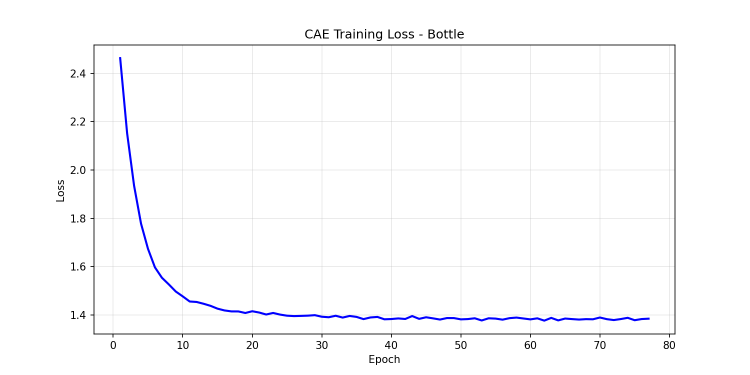
#> input picture outputs/figures/CAE/cae_bottle_loss_curve.png, 1500 x 750 px (shown at 1/2 size); its folder holds only this picture in this run
$ python make_professional_collages.py
#> lines starting #> are read from the running program, lines starting #| are printed output that depends on the picture
from pathlib import Path
from PIL import Image, ImageDraw, ImageFont
import argparse
import math
import re
import textwrap


FOLDER_DESCRIPTIONS = {
    "CAE": "Convolutional Autoencoder results across MVTec AD categories, including training behavior and reconstruction quality.",
    "DAE": "Denoising Autoencoder training results across MVTec AD categories.",
    "VAE": "Variational Autoencoder training results across MVTec AD categories.",
    "SKIP CAE": "Skip-connection CAE results, including loss curves, ROC curves, anomaly scores, and reconstruction examples.",
    "PATCHCORE": "PatchCore anomaly detection ROC curves across MVTec AD categories.",
    "CNN": "CNN classification performance visualizations, including training curves and confusion matrix.",
    "CROSS DATASET": "Cross-dataset generalization results and performance visualizations.",
    "NEU": "NEU surface defect dataset category and distribution visualizations.",
}


SECTION_RULES = [
    ("Dataset Overview", ["dataset", "categories", "distribution", "samples"]),
    ("Training Curves", ["training", "train", "loss_curve"]),
    ("Loss Curves", ["loss"]),
    ("Reconstructions", ["reconstruction", "reconstructions"]),
    ("ROC Curves", ["roc"]),
    ("Anomaly Scores", ["scores"]),
    ("Performance Comparison", ["comparison", "bar", "heatmap", "radar", "metrics", "performance"]),
    ("Generalization", ["generalization", "cross_dataset"]),
    ("Confusion Matrix", ["confusion"]),
    ("Other Figures", []),
]


def safe_filename(name: str) -> str:
    name = name.strip().replace(" ", "_")
    return re.sub(r"[^A-Za-z0-9_\-]", "", name)


def load_font(size: int, bold: bool = False):
    candidates = []

    if bold:
        candidates = [
            "arialbd.ttf",
            "Arial Bold.ttf",
            "DejaVuSans-Bold.ttf",
        ]
    else:
        candidates = [
            "arial.ttf",
            "Arial.ttf",
            "DejaVuSans.ttf",
        ]

    for font_name in candidates:
        try:
            return ImageFont.truetype(font_name, size)
        except:
            pass

    return ImageFont.load_default()


def detect_section(file: Path) -> str:
    stem = file.stem.lower()

    for section, keywords in SECTION_RULES:
        if not keywords:
            continue
        if any(keyword in stem for keyword in keywords):
            return section

    return "Other Figures"


def section_sort_key(file: Path):
    section = detect_section(file)
    section_order = [name for name, _ in SECTION_RULES]
    return section_order.index(section), file.stem.lower()


def pretty_caption(file: Path, folder_name: str) -> str:
    stem = file.stem

    # Remove repeated model prefix from captions
    prefixes = [
        folder_name.lower().replace(" ", "_"),
        "cae",
        "dae",
        "vae",
        "skip_cae",
        "patchcore",
        "cnn",
        "cross_dataset",
        "neu",
    ]

    clean = stem.lower()

    for prefix in prefixes:
        if clean.startswith(prefix + "_"):
            clean = clean[len(prefix) + 1:]

    clean = clean.replace("_", " ")

    replacements = {
        "roc": "ROC curve",
        "auc": "AUC",
        "mvtec": "MVTec",
        "neu": "NEU",
        "cae": "CAE",
        "dae": "DAE",
        "vae": "VAE",
        "cnn": "CNN",
    }

    words = []
    for word in clean.split():
        words.append(replacements.get(word, word.capitalize()))

    return " ".join(words)


def draw_wrapped_text(draw, text, xy, font, fill, max_width_chars, line_spacing=6):
    x, y = xy
    lines = textwrap.wrap(text, width=max_width_chars)

    for line in lines:
        draw.text((x, y), line, font=font, fill=fill)
        bbox = draw.textbbox((x, y), line, font=font)
        y += (bbox[3] - bbox[1]) + line_spacing

    return y


def draw_panel_label(draw, label, box, font):
    x, y, w, h = box
    pad = 10

    label_bbox = draw.textbbox((0, 0), label, font=font)
    label_w = label_bbox[2] - label_bbox[0] + 2 * pad
    label_h = label_bbox[3] - label_bbox[1] + 2 * pad

    draw.rounded_rectangle(
        [x + 12, y + 12, x + 12 + label_w, y + 12 + label_h],
        radius=10,
        fill=(30, 30, 30),
    )
    draw.text((x + 12 + pad, y + 12 + pad - 2), label, font=font, fill="white")


def make_professional_collage(
    folder: Path,
    output_file: Path,
    cols: int = 4,
    thumb_w: int = 720,
    thumb_h: int = 500,
    dpi: int = 300,
):
    image_files = sorted(folder.glob("*.png"), key=section_sort_key)

    if not image_files:
        print(f"Skipping {folder.name}: no PNG files found.")
        return

    folder_name = folder.name
    description = FOLDER_DESCRIPTIONS.get(
        folder_name,
        f"Summary figure plate for {folder_name} results.",
    )

    margin = 70
    gutter = 38
    header_h = 250
    section_h = 70
    caption_h = 95
    footer_h = 80

    cell_w = thumb_w
    cell_h = thumb_h + caption_h

    # Group by section
    grouped = {}
    for file in image_files:
        grouped.setdefault(detect_section(file), []).append(file)

    ordered_sections = [
        section for section, _ in SECTION_RULES
        if section in grouped
    ]

    # Estimate canvas height
    total_h = header_h + margin + footer_h
    for section in ordered_sections:
        n = len(grouped[section])
        rows = math.ceil(n / cols)
        total_h += section_h + rows * cell_h + max(0, rows - 1) * gutter + margin

    canvas_w = margin * 2 + cols * cell_w + (cols - 1) * gutter
    canvas_h = total_h

    canvas = Image.new("RGB", (canvas_w, canvas_h), "white")
#> canvas: PIL image 3134x1135 RGB; every value is 255
    draw = ImageDraw.Draw(canvas)

    title_font = load_font(54, bold=True)
    subtitle_font = load_font(27)
    section_font = load_font(34, bold=True)
    caption_font = load_font(22)
    panel_font = load_font(24, bold=True)
    footer_font = load_font(20)

    # Header
    title = f"{folder_name} Figure Summary"
    draw.text((margin, 48), title, font=title_font, fill=(20, 20, 20))

    draw_wrapped_text(
        draw,
        description,
        (margin, 125),
        subtitle_font,
        fill=(70, 70, 70),
        max_width_chars=95,
        line_spacing=8,
    )

    draw.text(
        (margin, 205),
        f"Total figures included: {len(image_files)}",
        font=footer_font,
        fill=(90, 90, 90),
    )

    # Header underline
    draw.line(
        [(margin, header_h - 20), (canvas_w - margin, header_h - 20)],
        fill=(190, 190, 190),
        width=3,
    )

    y = header_h
    panel_index = 0

    for section in ordered_sections:
        files = grouped[section]

        # Section title
        draw.rounded_rectangle(
            [margin, y, canvas_w - margin, y + section_h - 10],
            radius=18,
            fill=(242, 242, 242),
        )
        draw.text(
            (margin + 24, y + 15),
            f"{section} ({len(files)})",
            font=section_font,
            fill=(25, 25, 25),
        )

        y += section_h

        for idx, file in enumerate(files):
            row = idx // cols
            col = idx % cols

            x = margin + col * (cell_w + gutter)
            yy = y + row * (cell_h + gutter)

            # Panel background
            draw.rounded_rectangle(
                [x - 12, yy - 12, x + cell_w + 12, yy + cell_h - 8],
                radius=20,
                fill=(248, 248, 248),
                outline=(220, 220, 220),
                width=2,
            )

            img = Image.open(file).convert("RGB")
            img.thumbnail((thumb_w - 30, thumb_h - 30), Image.LANCZOS)
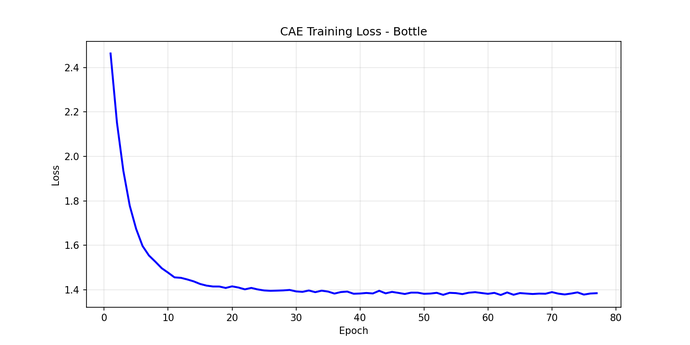
#> img: PIL image 690x345 RGB; mean R, G, B 250.7, 250.7, 252.1

            img_x = x + (cell_w - img.width) // 2
            img_y = yy + (thumb_h - img.height) // 2

            canvas.paste(img, (img_x, img_y))
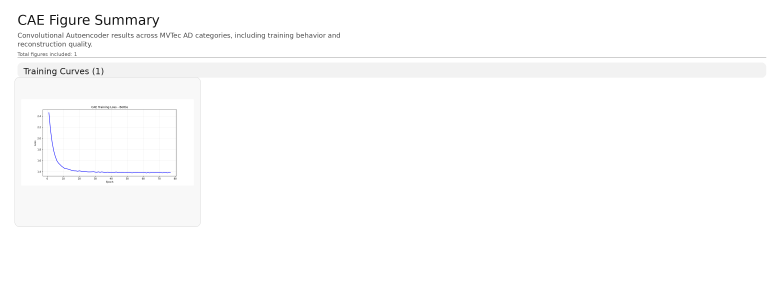
#> canvas: PIL image 3134x1135 RGB (shown at 1/4 size); mean R, G, B 252.4, 252.4, 252.5

            panel_label = f"({chr(97 + panel_index % 26)})"
            if panel_index >= 26:
                panel_label = f"({chr(97 + (panel_index // 26) - 1)}{chr(97 + panel_index % 26)})"

            draw_panel_label(
                draw,
                panel_label,
                (x, yy, cell_w, thumb_h),
                panel_font,
            )

            caption = pretty_caption(file, folder_name)
            caption = f"{panel_label} {caption}"

            draw_wrapped_text(
                draw,
                caption,
                (x + 10, yy + thumb_h + 15),
                caption_font,
                fill=(40, 40, 40),
                max_width_chars=42,
                line_spacing=5,
            )

            panel_index += 1

        rows = math.ceil(len(files) / cols)
        y += rows * cell_h + max(0, rows - 1) * gutter + margin

    # Footer
    footer_text = "Generated automatically from outputs/figures subfolders. Captions are derived from file names."
    draw.line(
        [(margin, canvas_h - footer_h), (canvas_w - margin, canvas_h - footer_h)],
        fill=(210, 210, 210),
        width=2,
    )
    draw.text(
        (margin, canvas_h - footer_h + 25),
        footer_text,
        font=footer_font,
        fill=(100, 100, 100),
    )

    output_file.parent.mkdir(parents=True, exist_ok=True)
    canvas.save(output_file, dpi=(dpi, dpi), quality=95)
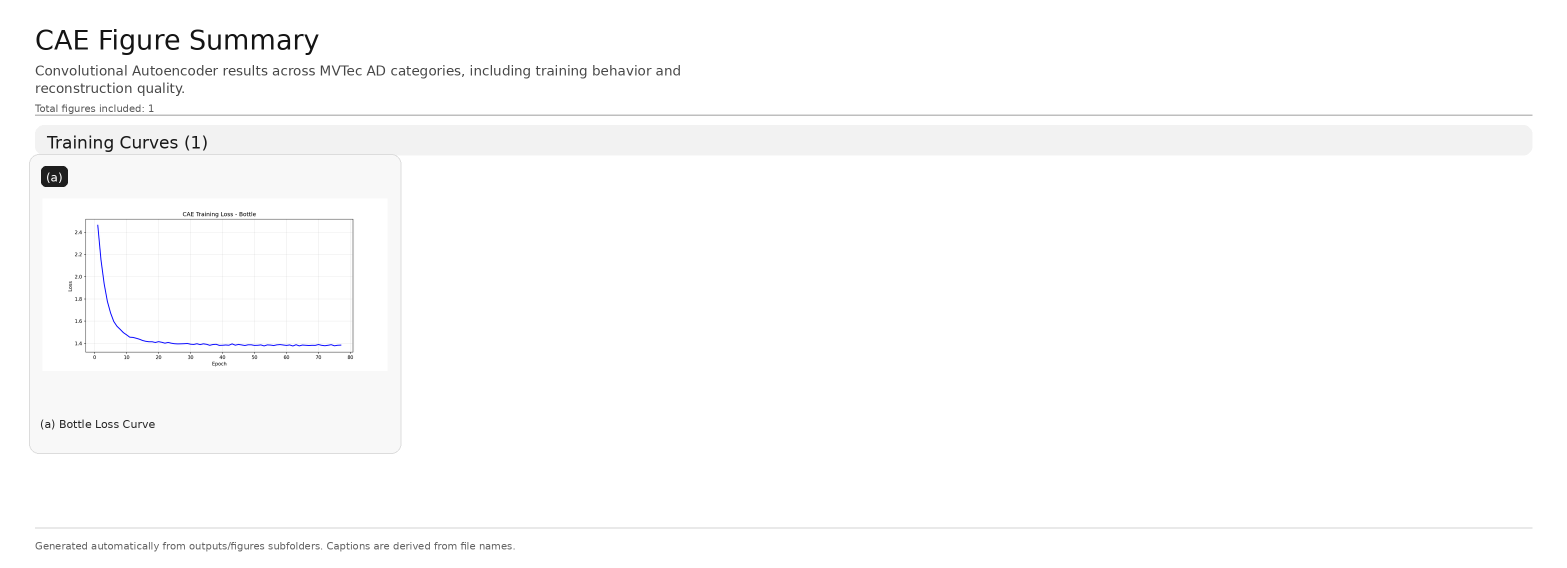
#> saved as CAE_professional_collage.png: PIL image 3134x1135 RGB (shown at 1/2 size); mean R, G, B 252, 252, 252.1

    print(f"Saved: {output_file}")
    print(f"  Included: {len(image_files)} images")
    print(f"  Size: {canvas_w} x {canvas_h}px")
    print(f"  DPI: {dpi}")


def main():
    parser = argparse.ArgumentParser(
        description="Create high-resolution professional figure collages for each subfolder."
    )

    parser.add_argument(
        "--root",
        default="outputs/figures",
        help="Root figures directory. Default: outputs/figures",
    )

    parser.add_argument(
        "--out",
        default="outputs/figures/professional_collages",
        help="Output directory. Default: outputs/figures/professional_collages",
    )

    parser.add_argument(
        "--cols",
        type=int,
        default=4,
        help="Number of columns. Default: 4",
    )

    parser.add_argument(
        "--thumb-width",
        type=int,
        default=720,
        help="Thumbnail width in pixels. Default: 720",
    )

    parser.add_argument(
        "--thumb-height",
        type=int,
        default=500,
        help="Thumbnail height in pixels. Default: 500",
    )

    parser.add_argument(
        "--dpi",
        type=int,
        default=300,
        help="PNG DPI metadata. Default: 300",
    )

    args = parser.parse_args()

    root = Path(args.root)
    output_dir = Path(args.out)

    if not root.exists():
        raise FileNotFoundError(f"Root folder not found: {root}")

    subfolders = [
        folder for folder in sorted(root.iterdir())
        if folder.is_dir()
        and folder.name.lower() not in ["collages", "professional_collages"]
    ]

    if not subfolders:
        print(f"No figure subfolders found in {root}")
        return

    print(f"Found {len(subfolders)} figure folders.")

    for folder in subfolders:
        output_file = output_dir / f"{safe_filename(folder.name)}_professional_collage.png"

        make_professional_collage(
            folder=folder,
            output_file=output_file,
            cols=args.cols,
            thumb_w=args.thumb_width,
            thumb_h=args.thumb_height,
            dpi=args.dpi,
        )

    print("\nDone.")
    print(f"Professional collages saved in: {output_dir}")


if __name__ == "__main__":
    main()

$ run again, on outputs/figures/CAE/cae_bottle_train_samples.png
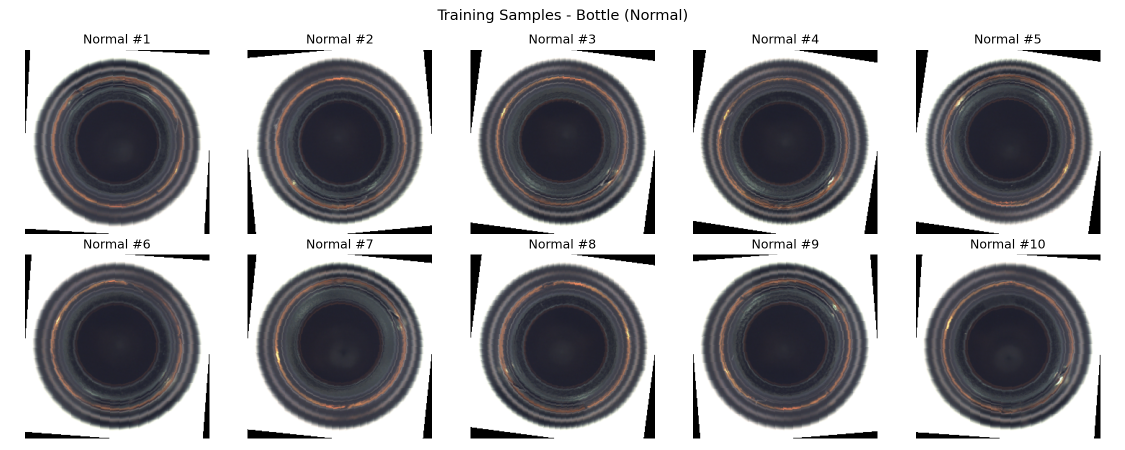
#> input picture outputs/figures/CAE/cae_bottle_train_samples.png, 2250 x 900 px (shown at 1/2 size)
#> in make_professional_collage, `img.thumbnail((thumb_w - 30, thumb_h - 30), Image.LANCZOS)`:
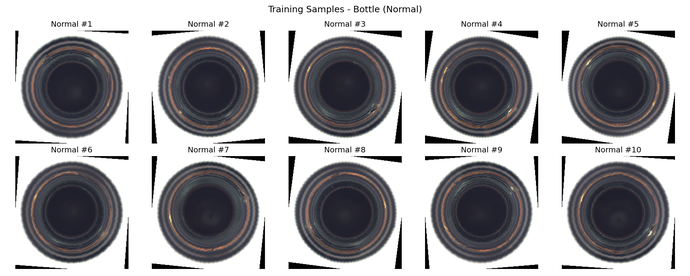
#> img: PIL image 690x276 RGB; mean R, G, B 165.7, 165, 167.8
#> in make_professional_collage, `canvas.save(output_file, dpi=(dpi, dpi), quality=95)`:
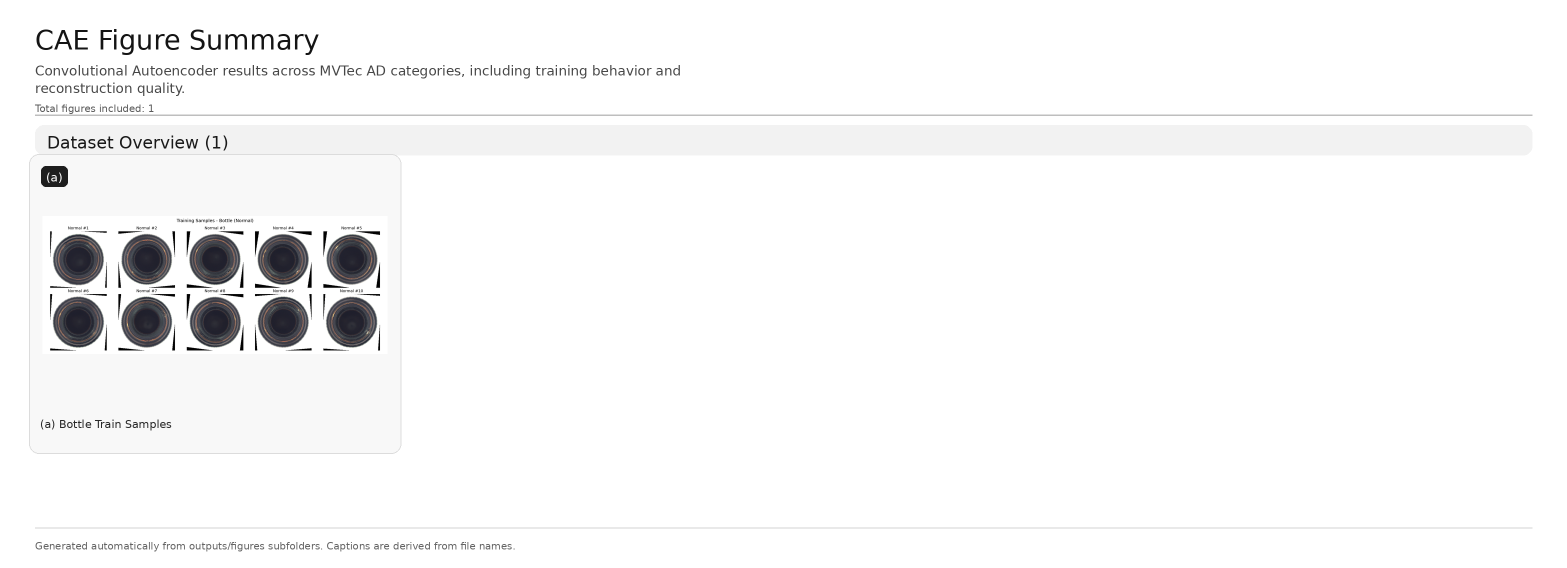
#> saved as CAE_professional_collage.png: PIL image 3134x1135 RGB (shown at 1/2 size); mean R, G, B 247.4, 247.3, 247.5

$ run again, on outputs/figures/CAE/cae_bottle_training.png
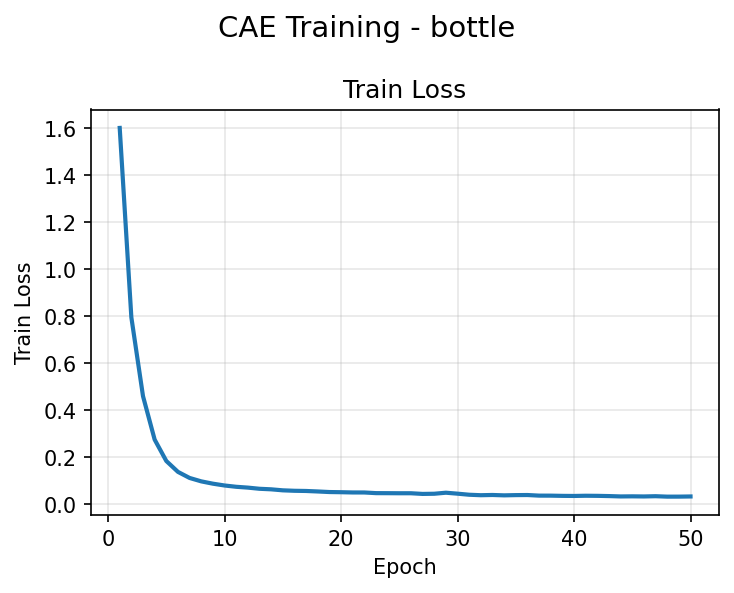
#> input picture outputs/figures/CAE/cae_bottle_training.png, 734 x 593 px
#> in make_professional_collage, `img.thumbnail((thumb_w - 30, thumb_h - 30), Image.LANCZOS)`:
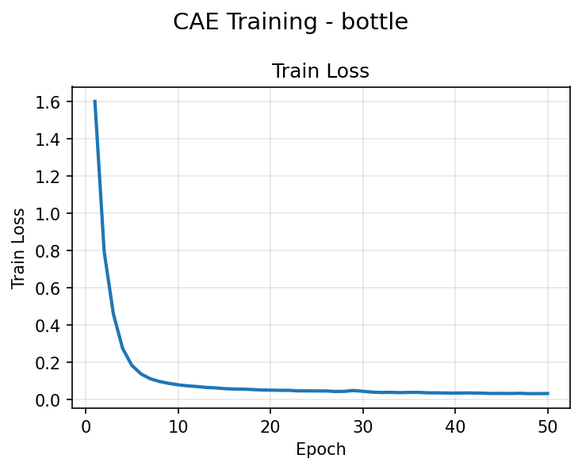
#> img: PIL image 582x470 RGB; mean R, G, B 247.1, 247.9, 248.4
#> in make_professional_collage, `canvas.save(output_file, dpi=(dpi, dpi), quality=95)`:
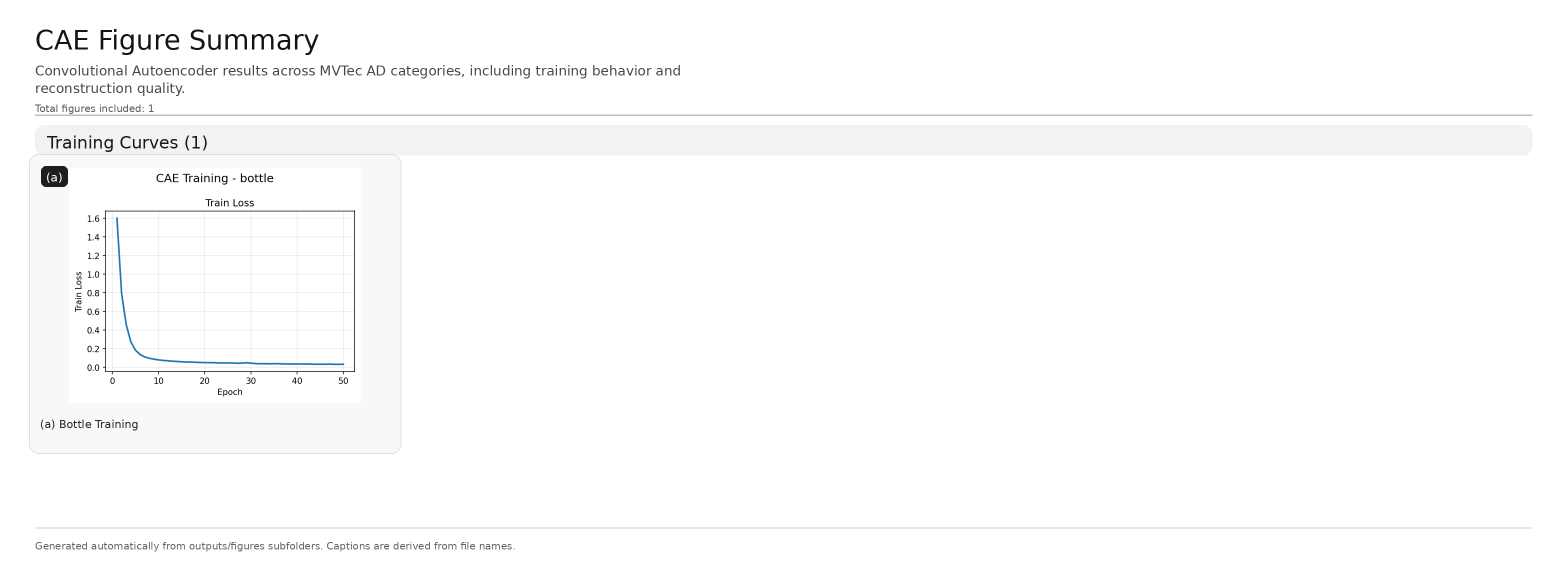
#> saved as CAE_professional_collage.png: PIL image 3134x1135 RGB (shown at 1/2 size); mean R, G, B 251.7, 251.8, 251.8
